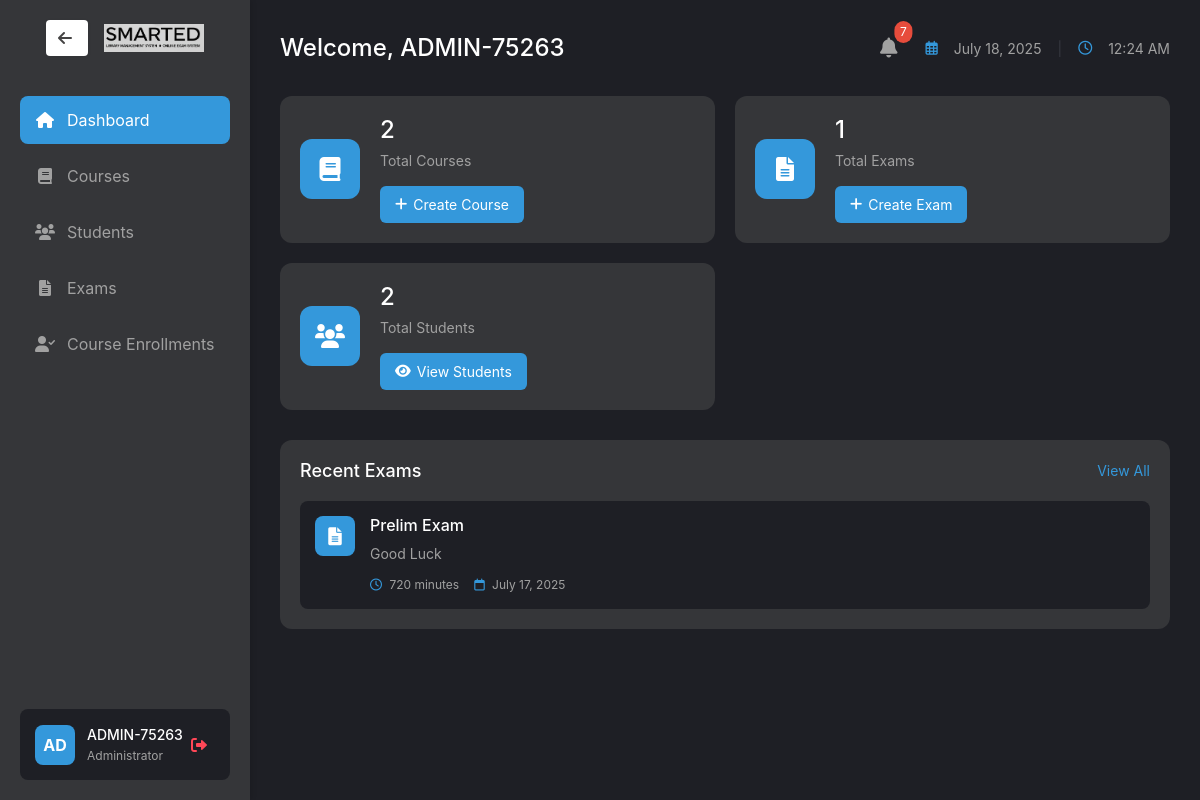
Page /exam/admin/admin_dashboard.php (signed in) on the committed database.
### tables this page shows
CREATE TABLE `exams` (
  `exam_id` int(11) NOT NULL,
  `course_id` int(11) DEFAULT NULL,
  `exam_name` varchar(100) NOT NULL,
  `description` text DEFAULT NULL,
  `duration` int(11) NOT NULL,
  `total_questions` int(11) NOT NULL,
  `passing_score` int(11) NOT NULL,
  `start_date` datetime DEFAULT NULL,
  `end_date` datetime DEFAULT NULL,
  `created_at` timestamp NOT NULL DEFAULT current_timestamp(),
  `min_multiple_choice` int(11) NOT NULL DEFAULT 10,
  `min_true_false` int(11) NOT NULL DEFAULT 10,
  `min_matching` int(11) NOT NULL DEFAULT 10,
  `allowed_types` varchar(100) DEFAULT 'multiple_choice,true_false,matching'
);

### exam/admin/admin_dashboard.php (the view, shortened to what this page needs)
<?php
require_once '../../shared/db_connect.php';
try {
    $stmt = $pdo->prepare("SELECT * FROM admins WHERE admin_id = ?");
    $stmt->execute([$_SESSION['admin_id']]);
    $admin = $stmt->fetch(PDO::FETCH_ASSOC);
    $stmt = $pdo->query("SELECT COUNT(*) FROM courses");
    $courses_count = $stmt->fetchColumn();
    $stmt = $pdo->query("SELECT COUNT(*) FROM exams");
    $exams_count = $stmt->fetchColumn();
    $stmt = $pdo->query("SELECT COUNT(*) FROM students");
    $students_count = $stmt->fetchColumn();
    $stmt = $pdo->query("SELECT * FROM exams ORDER BY created_at DESC LIMIT 5");
    $recent_exams = $stmt->fetchAll(PDO::FETCH_ASSOC);
    $stmt = $pdo->query("SELECT * FROM exam_notifications ORDER BY created_at DESC LIMIT 10");
    $exam_notifications = $stmt->fetchAll(PDO::FETCH_ASSOC);
    $unread_count = 0;
    foreach ($exam_notifications as $notif) {
        if (!$notif['is_read']) $unread_count++;
    }
} catch(PDOException $e) {
    error_log("Database error: " . $e->getMessage());
    $_SESSION['error'] = "An error occurred while loading the dashboard";
    header('Location: ../../shared/admin_login.php');
    exit();
}
?>
<!DOCTYPE html>
<html lang="en">
<head>
    <link href="https://cdn.jsdelivr.net/npm/bootstrap@5.1.3/dist/css/bootstrap.min.css" rel="stylesheet">
    <link rel="stylesheet" href="https://cdnjs.cloudflare.com/ajax/libs/font-awesome/6.0.0/css/all.min.css">
    <link rel="stylesheet" href="../assets/css/styles.css">
</head>
<body class="dashboard-layout">
    <div class="sidebar">
        <div class="brand-section">
        <a href="../../shared/choose_dashboard.php" class="btn btn-light ms-3" style="background: #fff; color: rgba(66, 65, 65, 0.99); border: none; font-weight: bold; box-shadow: 0 1px 4px rgba(0,0,0,0.05);"><i class="fas fa-arrow-left me-1"></i></a>
        <img src="smarted-letter-only.jpg" alt="SmartED Logo" class=" img-fluid ms-3" style="max-width: 100px;">
        </div>
        <nav class="nav-menu">
            <ul>
                <li class="nav-item">
                    <a href="admin_dashboard.php" class="nav-link active">
                        <i class="fas fa-home"></i>
                        <span>Dashboard</span>
                    </a>
                </li>
                <li class="nav-item">
                    <a href="courses.php" class="nav-link">
                        <i class="fas fa-book"></i>
                        <span>Courses</span>
                    </a>
                </li>
                <li class="nav-item">
                    <a href="students.php" class="nav-link">
                        <i class="fas fa-users"></i>
                        <span>Students</span>
                    </a>
                </li>
                <li class="nav-item">
                    <a href="exams.php" class="nav-link">
                        <i class="fas fa-file-alt"></i>
                        <span>Exams</span>
                    </a>
                </li>
                <li class="nav-item">
                    <a href="approve_students.php" class="nav-link">
                        <i class="fas fa-user-check"></i>
                        <span>Course Enrollments</span>
                    </a>
                </li>
            </ul>
        </nav>
        <div class="admin-section">
            <div class="admin-avatar">AD</div>
            <div class="admin-details">
                <div class="admin-name"><?php echo htmlspecialchars($admin['admin_id']); ?></div>
                <div class="admin-role">Administrator</div>
            </div>
            <a href="logout.php" class="logout-btn">
                <i class="fas fa-sign-out-alt"></i>
            </a>
        </div>
    </div>
    <div class="main-content">
        <div class="content-header">
            <h1>Welcome, <?php echo htmlspecialchars($admin['admin_id']); ?></h1>
            <div class="header-actions">
                <div class="notification-wrapper">
                    <button class="notification-btn" onclick="toggleNotificationDropdown()">
                        <i class="fas fa-bell"></i>
                        <?php if ($unread_count > 0): ?>
                            <span class="notification-badge"><?php echo $unread_count; ?></span>
                        <?php endif; ?>
                    </button>
                </div>
                <div class="date-time">
                    <i class="far fa-calendar-alt"></i>
                    <?php echo date('F d, Y'); ?>
                    <span class="separator">|</span>
                    <i class="far fa-clock"></i>
                    <span id="live-time"></span>
                </div>
            </div>
        </div>
        <div class="quick-actions">
            <div class="action-card">
                <div class="card-icon">
                    <i class="fas fa-book"></i>
                </div>
                <div class="card-content">
                    <h3><?php echo $courses_count; ?></h3>
                    <p>Total Courses</p>
                    <a href="create_course.php" class="btn-create">
                        <i class="fas fa-plus"></i> Create Course
                    </a>
                </div>
            </div>
            <div class="action-card">
                <div class="card-icon">
                    <i class="fas fa-file-alt"></i>
                </div>
                <div class="card-content">
                    <h3><?php echo $exams_count; ?></h3>
                    <p>Total Exams</p>
                    <a href="create_exam.php" class="btn-create">
                        <i class="fas fa-plus"></i> Create Exam
                    </a>
                </div>
            </div>
            <div class="action-card">
                <div class="card-icon">
                    <i class="fas fa-users"></i>
                </div>
                <div class="card-content">
                    <h3><?php echo $students_count; ?></h3>
                    <p>Total Students</p>
                    <a href="students.php" class="btn-create">
                        <i class="fas fa-eye"></i> View Students
                    </a>
                </div>
            </div>
        </div>
        <div class="dashboard-section">
            <div class="section-header">
                <h2>Recent Exams</h2>
                <a href="exams.php" class="view-all">View All</a>
            </div>
            <div class="recent-exams">
                <?php foreach ($recent_exams as $exam): ?>
                    <div class="exam-card">
                        <div class="exam-icon">
                            <i class="fas fa-file-alt"></i>
                        </div>
                        <div class="exam-content">
                            <h4><?php echo htmlspecialchars($exam['exam_name']); ?></h4>
                            <p class="exam-description"><?php echo htmlspecialchars($exam['description']); ?></p>
                            <div class="exam-details">
                                <span><i class="far fa-clock"></i> <?php echo htmlspecialchars($exam['duration']); ?> minutes</span>
                                <span><i class="far fa-calendar"></i> <?php echo date('F d, Y', strtotime($exam['created_at'])); ?></span>
                            </div>
                        </div>
                    </div>
                <?php endforeach; ?>
            </div>
        </div>
    </div>
</body>
</html>

### exam/assets/css/styles.css (style rules this page uses)
body { background-color: #1e1f25; color: #a1a1a1; font-family: -apple-system, BlinkMacSystemFont, "Segoe UI", Roboto, Helvetica, Arial, sans-serif; margin: 0; padding: 0; }
.dashboard-layout { display: flex; min-height: 100vh; }
.sidebar { width: 250px; background-color: rgb(53, 54, 57); padding: 20px; display: flex; flex-direction: column; box-shadow: 2px 0 5px rgba(0, 0, 0, 0.1); }
.brand-section { display: flex; align-items: center; margin-bottom: 40px; padding: 0 10px; }
.nav-menu { flex: 1; }
.nav-menu ul { list-style: none; padding: 0; margin: 0; }
.nav-item { margin-bottom: 8px; }
.nav-link { display: flex; align-items: center; padding: 12px 15px; color: #a1a1a1; text-decoration: none; border-radius: 8px; transition: all 0.3s ease; }
.nav-link:hover, .nav-link.active { background-color: #3498db; color: white; }
.nav-link i { margin-right: 12px; width: 20px; text-align: center; }
.admin-section { display: flex; align-items: center; padding: 15px; background-color: #1e1f25; border-radius: 8px; margin-top: auto; }
.admin-avatar { width: 40px; height: 40px; background-color: #3498db; border-radius: 8px; display: flex; align-items: center; justify-content: center; color: white; font-weight: bold; margin-right: 12px; }
.admin-details { flex: 1; }
.admin-name { color: white; font-size: 14px; margin-bottom: 2px; font-weight: 500; }
.admin-role { color: #a1a1a1; font-size: 12px; }
.logout-btn { color: #ff4757; text-decoration: none; padding: 8px; border-radius: 6px; transition: all 0.3s ease; }
.main-content { flex: 1; padding: 30px; overflow-y: auto; max-width: 1500px; width: 100%; }
.content-header { display: flex; justify-content: space-between; align-items: center; margin-bottom: 30px; }
.content-header h1 { color: white; font-size: 24px; margin: 0; }
.date-time { color: #a1a1a1; font-size: 14px; }
.date-time i { margin-right: 8px; color: #3498db; }
.separator { margin: 0 15px; color: #373a40; }
.dashboard-section { background-color: rgb(53, 54, 57); border-radius: 12px; padding: 20px; margin-bottom: 30px; }
.section-header { display: flex; justify-content: space-between; align-items: center; margin-bottom: 20px; }
.section-header h2 { color: white; font-size: 18px; margin: 0; }
.btn-create { display: inline-flex; align-items: center; padding: 8px 15px; background-color: #2ecc71; color: white; text-decoration: none; border-radius: 6px; font-size: 14px; transition: all 0.3s ease; }
.btn-create i { margin-right: 6px; }

### rows in the picture
exams: exam_name "Prelim Exam", description "Good Luck", duration "720", created_at "July 17, 2025"

### other values in the picture
$admin['admin_id'] "ADMIN-75263"
$unread_count "7"
$courses_count "2"
$exams_count "1"
$students_count "2"
